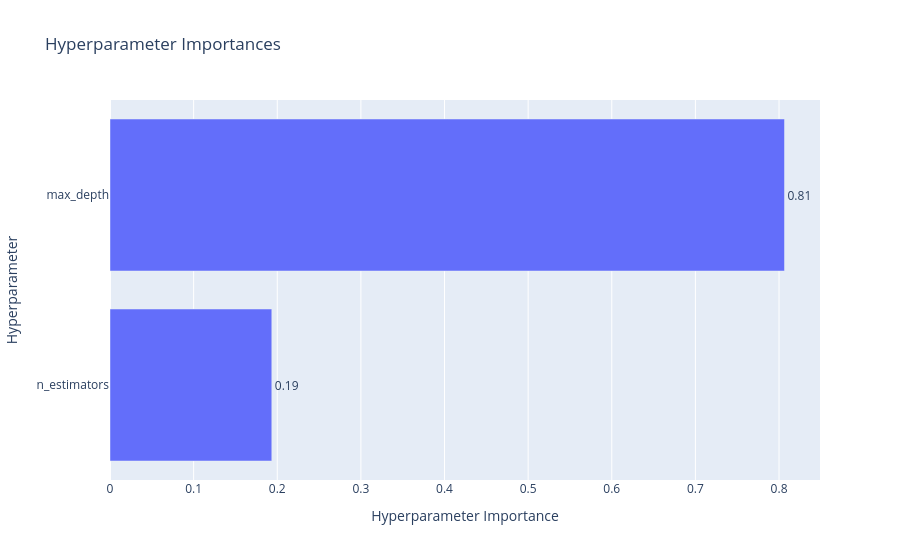

Notebook source saved alongside this figure:
### Code cell
# 5. Hyperparameter Importance
plot_param_importances(study).show()

### Figure 1 — Plotly figure (JSON) as saved in the notebook; plotly's stock layout.template omitted (floating-point values rounded to 4 significant figures)
{"data": [{"cliponaxis": false, "hovertemplate": ["n_estimators (IntDistribution): 0.1934626106128371<extra></extra>", "max_depth (IntDistribution): 0.8065373893871629<extra></extra>"], "name": "Objective Value", "orientation": "h", "text": ["0.19", "0.81"], "textposition": "outside", "type": "bar", "x": [0.1935, 0.8065], "y": ["n_estimators", "max_depth"]}], "layout": {"title": {"text": "Hyperparameter Importances"}, "xaxis": {"title": {"text": "Hyperparameter Importance"}}, "yaxis": {"title": {"text": "Hyperparameter"}}}}
